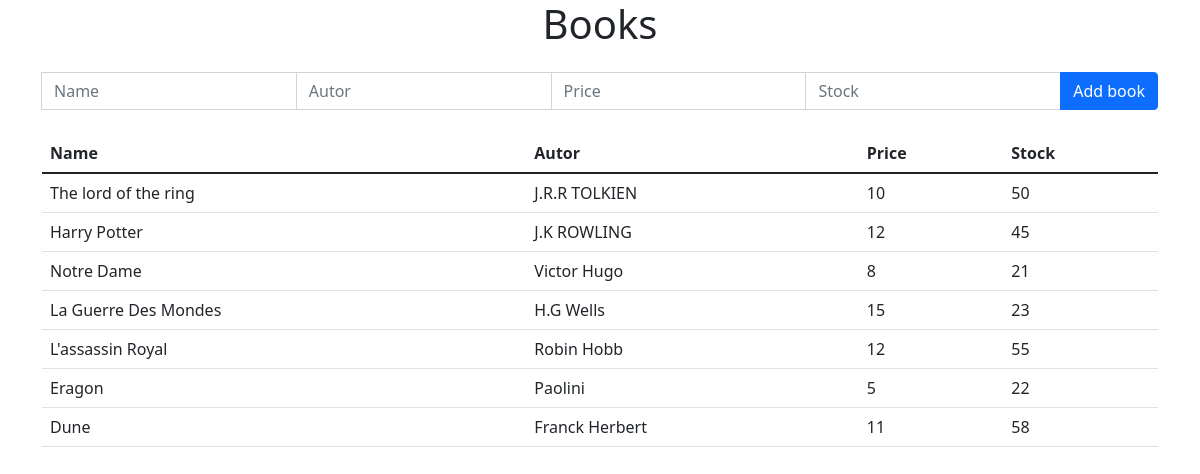
The page /books/ on the database its author committed.
### post_demo/models.py (models this page shows, shortened)
class Book(models.Model):
    name = models.CharField(max_length=100)
    autor = models.CharField(max_length=100)
    price = models.IntegerField(default=0)
    stock = models.IntegerField(default=0)

### post_demo/views.py (the view, shortened to what this page needs)
# urls.py: path('', views.addBook , name='books')
def addBook(request):
    template_name = 'library.html'
    all_books = Book.objects.all()
    context = {"books": all_books}
    return render(request, template_name, context)

### post_demo/templates/library.html (shortened to what this page needs)
{% load %}
<link href="https://cdn.jsdelivr.net/npm/bootstrap@5.1.3/dist/css/bootstrap.min.css" rel="stylesheet">
<h1 class="text-center">Books</h1>
<div class="container">
    <form class="input-group mt-4" method="post">
        <input class="form-control" type="text" name="name" placeholder="Name">
        <input class="form-control" type="text" name="autor" placeholder="Autor">
        <input class="form-control" type="number" name="price" placeholder="Price">
        <input class="form-control" type="number" name="stock" placeholder="Stock">
        <button class="btn btn-primary" type="submit">Add book</button>
    </form>
    <table class="table mt-4">
        <thead>
            <tr>
                <th scope="col">Name</th>
                <th scope="col">Autor</th>
                <th scope="col">Price</th>
                <th scope="col">Stock</th>
            </tr>
        </thead>
        <tbody>
            {% for book in books %}
            <tr>
                <td scope="row">{{ book.name }}</td>
                <td>{{ book.autor }}</td>
                <td>{{ book.price }}</td>
                <td>{{ book.stock }}</td>
            </tr>
            {% endfor %}
        </tbody>
    </table>
</div>

### rows shown on the page
Book: name "The lord of the ring", autor "J.R.R TOLKIEN", price "10", stock "50"
Book: name "Harry Potter", autor "J.K ROWLING", price "12", stock "45"
Book: name "Notre Dame", autor "Victor Hugo", price "8", stock "21"
Book: name "La Guerre Des Mondes", autor "H.G Wells", price "15", stock "23"
Book: name "L'assassin Royal", autor "Robin Hobb", price "12", stock "55"
Book: name "Eragon", autor "Paolini", price "5", stock "22"
Book: name "Dune", autor "Franck Herbert", price "11", stock "58"
